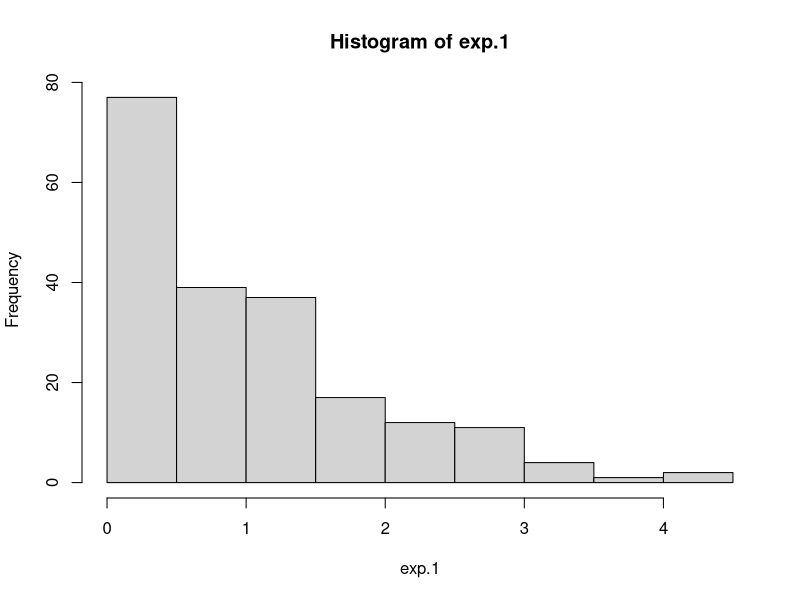
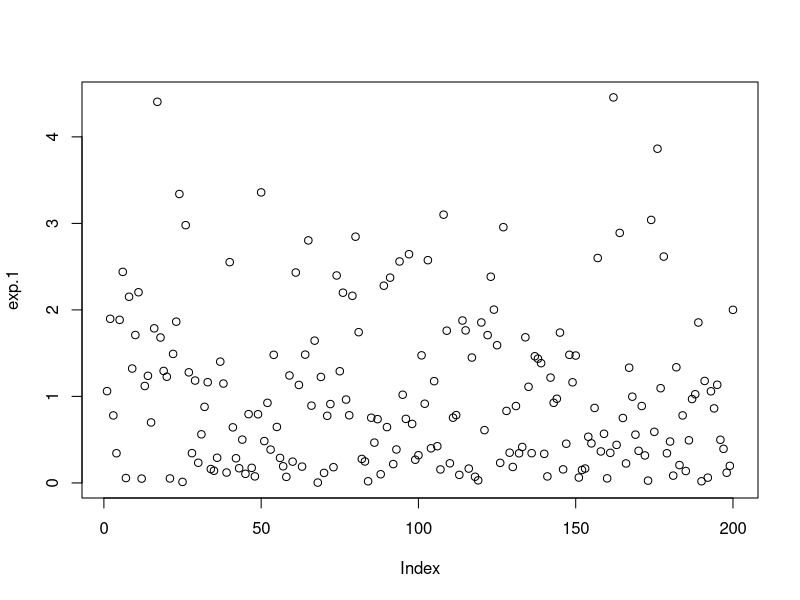
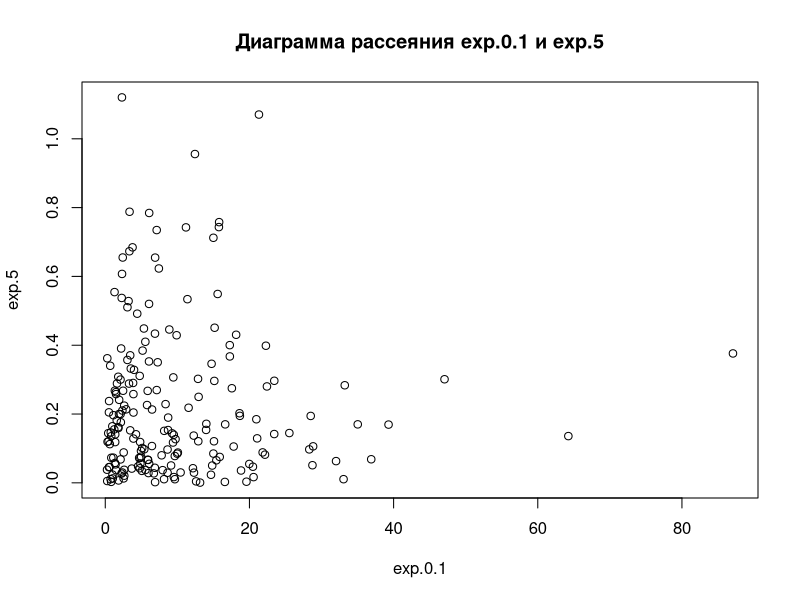

These figures' R source, in order: (Note: this script raises an error after producing the figures.)
## ---- chunk 1
exp.1 <- rexp(200)
exp.1.mean <- mean(exp.1)
exp.1.sd <- sd(exp.1)

## ---- chunk 2
exp.0.1<-rexp(200, 0.1)
exp.0.1.mean <- mean(exp.0.1)
exp.0.1.sd <- sd(exp.0.1)

exp.0.5<-rexp(200, 0.5)
exp.5<-rexp(200, 5)
exp.10<-rexp(200, 10)
## ---- chunk 3
hist(exp.1)
## ---- chunk 4
plot(exp.1)
## ---- chunk 5
  plot(exp.0.1,exp.5,main="Диаграмма рассеяния exp.0.1 и exp.5")
## ---- chunk 6


## ---- chunk 7
#extend ?
## ---- chunk 8
  
## ---- chunk 9
 plot(exp.means,exp.sd,main="Диаграмма рассеяния exp.means относительно exp.sd")
lines(exp.means,exp.sd)
## ---- chunk 10
huge.exp.1 <- rexp(1100000)
mean.huge.1 <- mean(huge.exp.1)
sd.huge.1 <- sd(huge.exp.1)
## ---- chunk 11
 hist(huge.exp.1, prob = TRUE, main = "Гистограмма стандартного экспоненциального распределения", ylab="Плотность распределения")
curve(dexp(x), from = 0, to = 8, add = TRUE, col = "pink")
## ---- chunk 12
 mean.great.1 <- mean(huge.exp.1>1)

## ---- chunk 13
 
## ---- chunk 14

## ---- chunk 15
 

## ---- chunk 16

